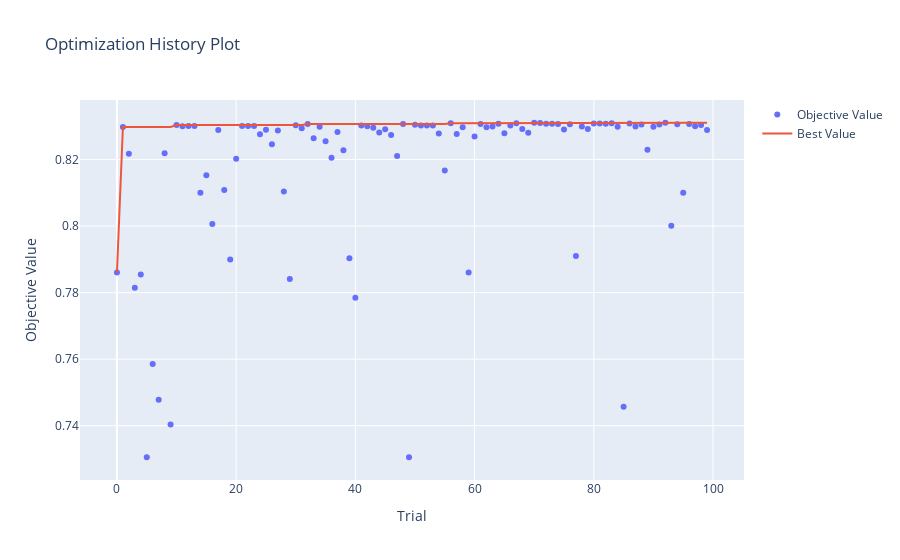

This figure's notebook cell:
### Markdown cell above
## ***Optuna Visualization***

### Code cell
optuna.visualization.plot_optimization_history(study_dt_balanced)
